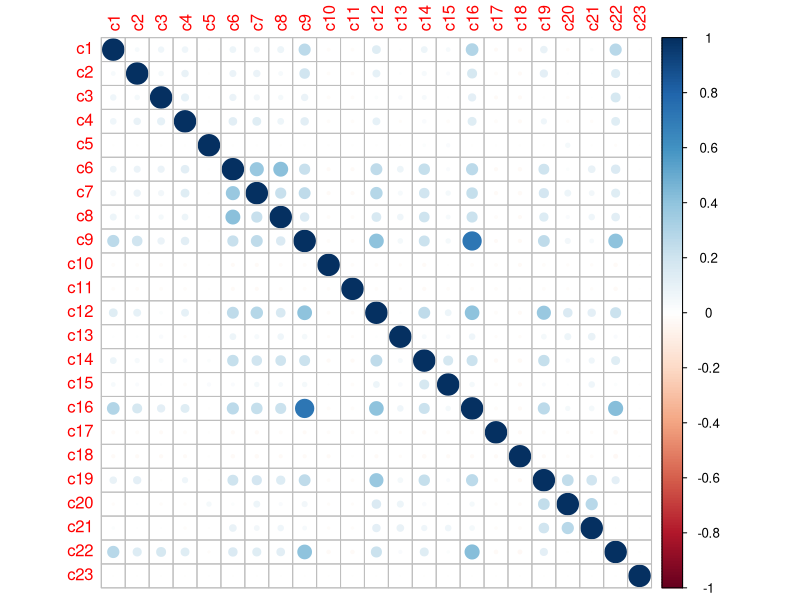
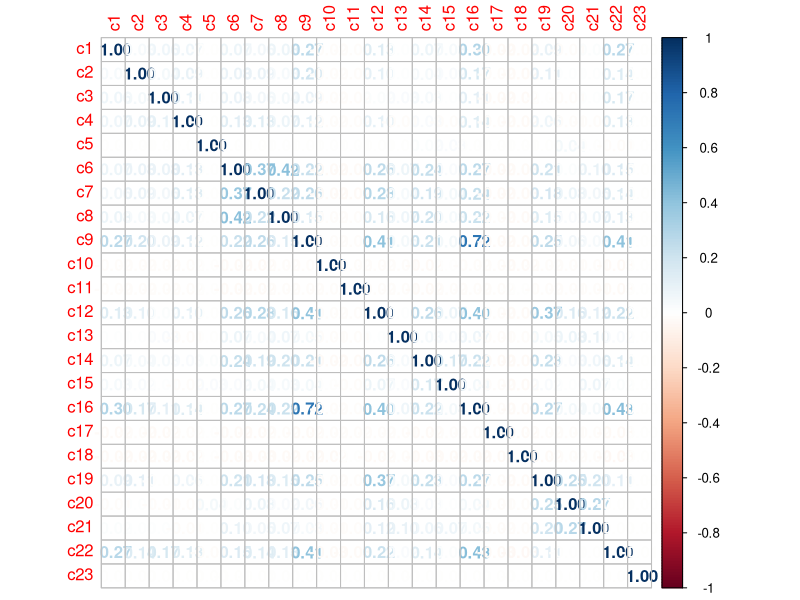
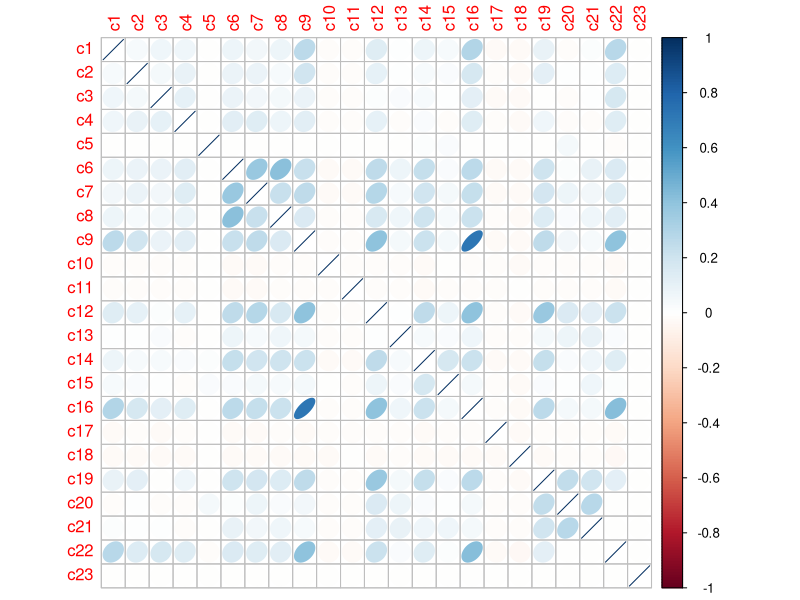
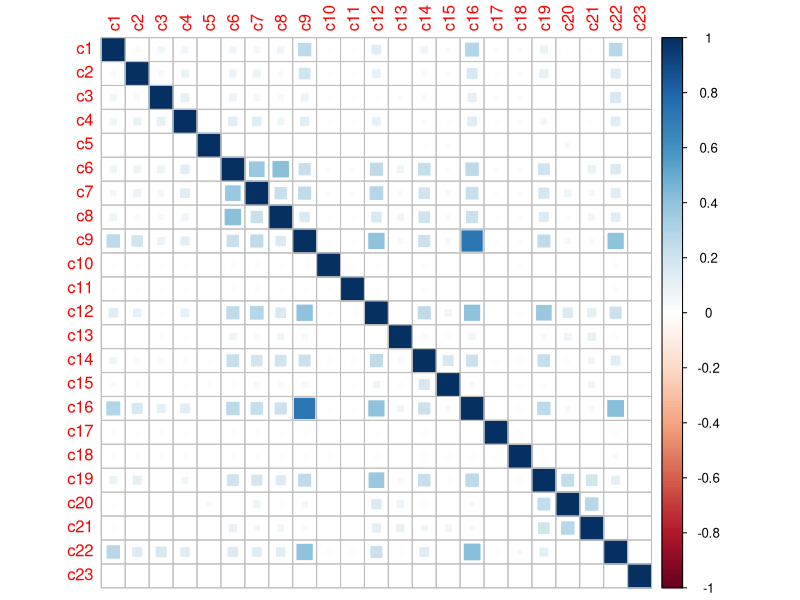
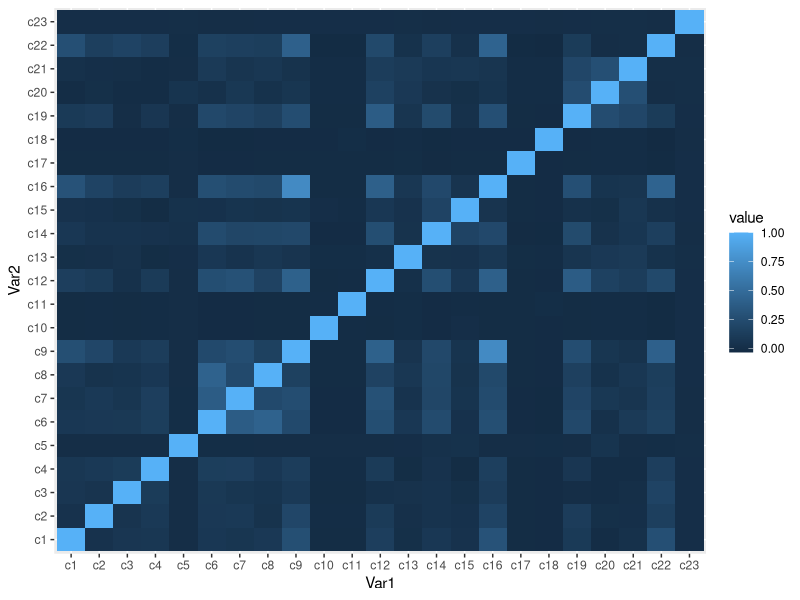

Reproduce these figures in R, in order.
## ---- chunk 1
library(dplyr)
library(tidyr)

awards_df <- read.csv("Awards_File.csv",stringsAsFactors=F)
awards_modified <- awards_df[,c(1,3,4,6)]
head(awards_modified)
awards_modified <- awards_modified %>%
  group_by(movie_id,year,category_id) %>%
  summarise(won=max(won))
awards_re_modified <- spread((awards_modified),category_id,won)
head(awards_re_modified)
award_categories <- unique(data.frame(category_id=awards_df$category_id,category_name=awards_df$category_name))
rownames(award_categories) <- NULL
names(awards_re_modified) <- c("movie_id", "year",  "c1",  "c2",  "c3",  "c4",  "c5", "c6",  "c7",  "c8",  "c9", "c10", "c11", "c12",
                               "c13", "c14", "c15","c16", "c17", "c18", "c19", "c20", "c21", "c22", "c23")
## ---- chunk 2
awards_mod <- awards_re_modified #create new var to preserve original
awards_mod[is.na(awards_mod)] <- 0 #set NA = 0
## ---- chunk 3

library(corrplot)
W <- cor(awards_mod[3:25]) #correlate c1:c23
corrplot(W, method = "circle")
## ---- chunk 4
corrplot(W, method = "number")
## ---- chunk 5
corrplot(W, method = "ellipse")
## ---- chunk 6
corrplot(W, method = "square")
## ---- chunk 7
library(ggplot2)
library(reshape2)
qplot(x=Var1, y=Var2, data=melt(cor(awards_mod[3:25])), fill=value, geom="tile")
